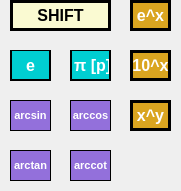
   <widget class="QWidget" name="shiftWidget" native="true">
    <property name="geometry">
     <rect>
      <x>70</x>
      <y>130</y>
      <width>181</width>
      <height>191</height>
     </rect>
    </property>
    <widget class="QPushButton" name="tenpowx">
     <property name="geometry">
      <rect>
       <x>130</x>
       <y>50</y>
       <width>41</width>
       <height>31</height>
      </rect>
     </property>
     <property name="font">
      <font>
       <family>Arial</family>
       <pointsize>12</pointsize>
       <weight>75</weight>
       <bold>true</bold>
      </font>
     </property>
     <property name="styleSheet">
      <string notr="true">QPushButton{
color: white;
border: 3px solid black;
background: Goldenrod;
}

QPushButton:pressed{
color: white;
border: 3px solid black;
background: DarkGoldenrod;
}</string>
     </property>
     <property name="text">
      <string>10^x</string>
     </property>
    </widget>
    <widget class="QPushButton" name="b_16">
     <property name="geometry">
      <rect>
       <x>10</x>
       <y>150</y>
       <width>41</width>
       <height>31</height>
      </rect>
     </property>
     <property name="font">
      <font>
       <family>Arial</family>
       <pointsize>8</pointsize>
       <weight>75</weight>
       <bold>true</bold>
      </font>
     </property>
     <property name="styleSheet">
      <string notr="true">QPushButton{
color: white;
border: 1px solid black;
background: MediumPurple;
}

QPushButton:pressed{
color: white;
border: 1px solid black;
background: BlueViolet;
}</string>
     </property>
     <property name="text">
      <string>arctan</string>
     </property>
    </widget>
    <widget class="QPushButton" name="b_17">
     <property name="geometry">
      <rect>
       <x>70</x>
       <y>150</y>
       <width>41</width>
       <height>31</height>
      </rect>
     </property>
     <property name="font">
      <font>
       <family>Arial</family>
       <pointsize>8</pointsize>
       <weight>75</weight>
       <bold>true</bold>
      </font>
     </property>
     <property name="styleSheet">
      <string notr="true">QPushButton{
color: white;
border: 1px solid black;
background: MediumPurple;
}

QPushButton:pressed{
color: white;
border: 1px solid black;
background: BlueViolet;
}</string>
     </property>
     <property name="text">
      <string>arccot</string>
     </property>
    </widget>
    <widget class="QPushButton" name="b_15">
     <property name="geometry">
      <rect>
       <x>70</x>
       <y>100</y>
       <width>41</width>
       <height>31</height>
      </rect>
     </property>
     <property name="font">
      <font>
       <family>Arial</family>
       <pointsize>8</pointsize>
       <weight>75</weight>
       <bold>true</bold>
      </font>
     </property>
     <property name="styleSheet">
      <string notr="true">QPushButton{
color: white;
border: 1px solid black;
background: MediumPurple;
}

QPushButton:pressed{
color: white;
border: 1px solid black;
background: BlueViolet;
}</string>
     </property>
     <property name="text">
      <string>arccos</string>
     </property>
    </widget>
    <widget class="QPushButton" name="epowx">
     <property name="geometry">
      <rect>
       <x>130</x>
       <y>0</y>
       <width>41</width>
       <height>31</height>
      </rect>
     </property>
     <property name="font">
      <font>
       <family>Arial</family>
       <pointsize>12</pointsize>
       <weight>75</weight>
       <bold>true</bold>
      </font>
     </property>
     <property name="styleSheet">
      <string notr="true">QPushButton{
color: white;
border: 3px solid black;
background: Goldenrod;
}

QPushButton:pressed{
color: white;
border: 3px solid black;
background: DarkGoldenrod;
}</string>
     </property>
     <property name="text">
      <string>e^x</string>
     </property>
    </widget>
    <widget class="QPushButton" name="b_14">
     <property name="geometry">
      <rect>
       <x>10</x>
       <y>100</y>
       <width>41</width>
       <height>31</height>
      </rect>
     </property>
     <property name="font">
      <font>
       <family>Arial</family>
       <pointsize>8</pointsize>
       <weight>75</weight>
       <bold>true</bold>
      </font>
     </property>
     <property name="styleSheet">
      <string notr="true">QPushButton{
color: white;
border: 1px solid black;
background: MediumPurple;
}

QPushButton:pressed{
color: white;
border: 1px solid black;
background: BlueViolet;
}</string>
     </property>
     <property name="text">
      <string>arcsin</string>
     </property>
    </widget>
    <widget class="QPushButton" name="SHIFT_2">
     <property name="geometry">
      <rect>
       <x>10</x>
       <y>0</y>
       <width>101</width>
       <height>31</height>
      </rect>
     </property>
     <property name="font">
      <font>
       <family>Arial</family>
       <pointsize>12</pointsize>
       <weight>75</weight>
       <bold>true</bold>
      </font>
     </property>
     <property name="styleSheet">
      <string notr="true">QPushButton{
color: black;
border: 3px solid black;
background: LightGoldenrodYellow;
}

QPushButton:pressed{
color: black;
border: 3px solid black;
background: PapayaWhip;
}</string>
     </property>
     <property name="text">
      <string>SHIFT</string>
     </property>
    </widget>
    <widget class="QPushButton" name="b_PI_2">
     <property name="geometry">
      <rect>
       <x>70</x>
       <y>50</y>
       <width>41</width>
       <height>31</height>
      </rect>
     </property>
     <property name="font">
      <font>
       <family>Arial</family>
       <pointsize>12</pointsize>
       <weight>75</weight>
       <bold>true</bold>
      </font>
     </property>
     <property name="styleSheet">
      <string notr="true">QPushButton{
color: white;
border-left: 2px solid black;
border-right: 2px solid black;
border-top: 1px solid black;
border-bottom: 2px solid black;
background: DarkTurquoise;
}

QPushButton:pressed{
color: white;
border-left: 2px solid black;
border-right: 2px solid black;
border-top: 1px solid black;
border-bottom: 2px solid black;
background: Chocolate;
}</string>
     </property>
     <property name="text">
      <string> π [p]</string>
     </property>
    </widget>
    <widget class="QPushButton" name="b_e_2">
     <property name="geometry">
      <rect>
       <x>10</x>
       <y>50</y>
       <width>41</width>
       <height>31</height>
      </rect>
     </property>
     <property name="font">
      <font>
       <family>Arial</family>
       <pointsize>12</pointsize>
       <weight>75</weight>
       <bold>true</bold>
      </font>
     </property>
     <property name="styleSheet">
      <string notr="true">QPushButton{
color: white;
border-left: 2px solid black;
border-right: 2px solid black;
border-top: 1px solid black;
border-bottom: 2px solid black;
background: DarkTurquoise;
}

QPushButton:pressed{
color: white;
border-left: 2px solid black;
border-right: 2px solid black;
border-top: 1px solid black;
border-bottom: 2px solid black;
background: Chocolate;
}</string>
     </property>
     <property name="text">
      <string>e</string>
     </property>
    </widget>
    <widget class="QPushButton" name="power">
     <property name="geometry">
      <rect>
       <x>130</x>
       <y>100</y>
       <width>41</width>
       <height>31</height>
      </rect>
     </property>
     <property name="font">
      <font>
       <family>Arial</family>
       <pointsize>12</pointsize>
       <weight>75</weight>
       <bold>true</bold>
      </font>
     </property>
     <property name="styleSheet">
      <string notr="true">QPushButton{
color: white;
border: 3px solid black;
background: Goldenrod;
}

QPushButton:pressed{
color: white;
border: 3px solid black;
background: DarkGoldenrod;
}</string>
     </property>
     <property name="text">
      <string>x^y</string>
     </property>
    </widget>
   </widget>
